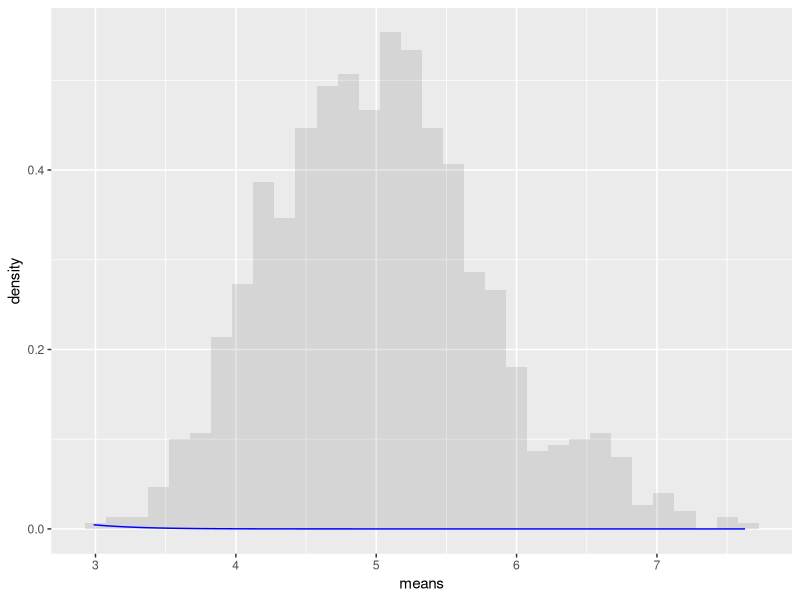

R code for this plot:
## ---- chunk 1
library(ggplot2)
## ---- chunk 2
lambda <- 0.2
n <- 40
numOfSims <- 1000
## ---- chunk 3
data <- matrix(rexp(n * numOfSims, lambda), nrow=numOfSims, ncol=n)
data2 <- data.frame(means=apply(data, 1 , mean), sds=apply(data, 1, sd))
## ---- chunk 4
mu <- 1/lambda
mu
## ---- chunk 5
samMean <- mean(data2$means)
samMean
## ---- chunk 6
sigma <- (1/lambda)/sqrt(n)
sigma
## ---- chunk 7
sigSquared <- sigma^2
sigSquared
## ---- chunk 8
samVar <- var(data2$means)
samVar
## ---- chunk 9
samSD <- sd(data2$mean)
samSD
## ---- chunk 10
ggplot(data=data2, aes(x=means)) +
geom_histogram(binwidth=0.15, alpha=0.15, aes(y=..density..)) +
stat_function(fun=dnorm, arg=list(mean=mu, sd=sigma), colour="blue")
